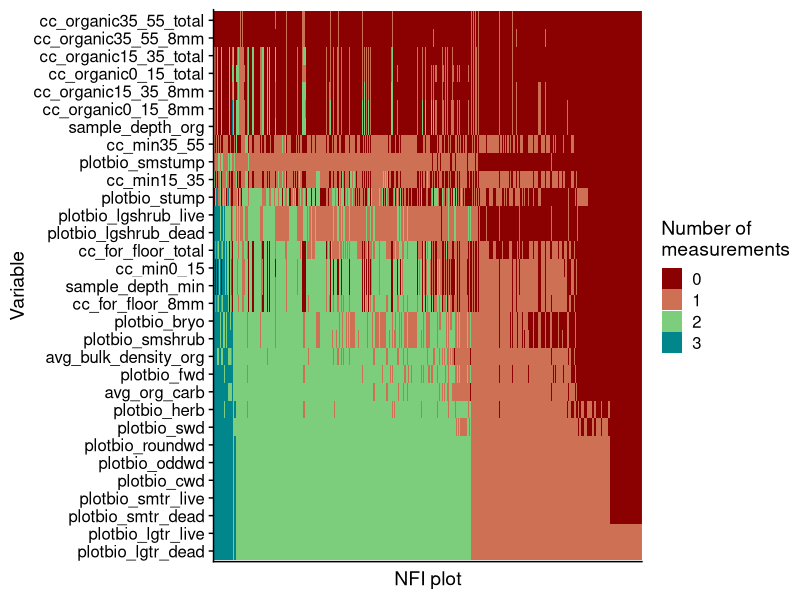
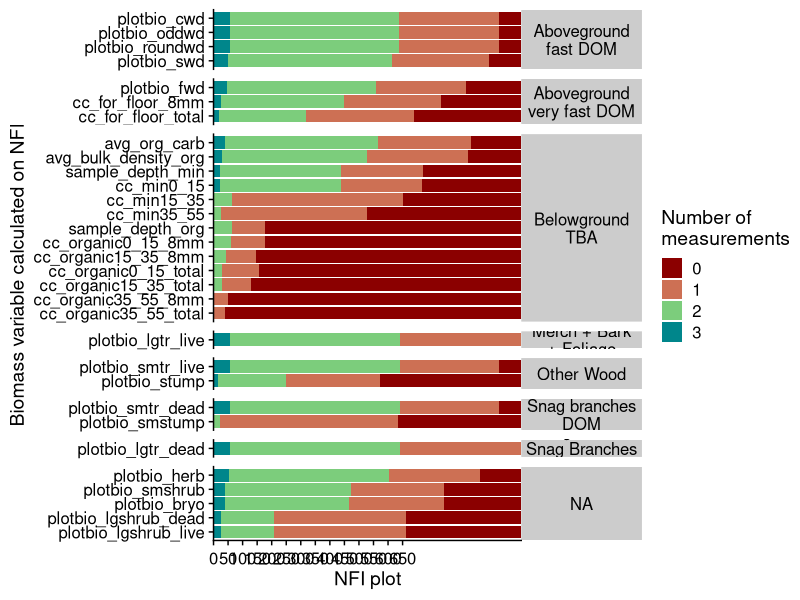

R code for these plots, in order:
library(tidyverse)
library(cowplot)

data <- read_csv("00_data/all_gp_site_info.csv")

# Only plots that had more than 1 measurement over time.
remes_ids <- data %>% filter(meas_num %in% 1:2) %>% select(nfi_plot) %>% as.matrix
data_filt <- data %>% filter(nfi_plot %in% remes_ids)
data_filt$loc_id %>% table # loc_id 0 are sites with no location change. So, no sites with location change


# Removing volume columns
data2 <- data %>% 
  select(nfi_plot:land_pos, veg_type:ec_district, grossvol_mai,
         contains("plotbio"), contains("cc"), contains("sample_depth"), contains("avg_")) %>% 
  filter(rowSums(is.na(across(grossvol_mai:ncol(.)))) != length(across(grossvol_mai:ncol(.))))

# Check
setdiff(names(data), names(data2))
# aggregate variables following IPCC Good Practice Guidance and CBM3 standards
# CBM-CFS3: A model of carbon-dynamics in forestry and land-use change implementing 
# IPCC standards - doi:10.1016/j.ecolmodel.2008.10.018
var_class <- tibble(VARIABLE = names(data2),
                    VARIABLE_GPG = c(rep("ID", 4),
                                     rep("META", 12),
                                     rep("GROUPING", 8),
                                     "NOTES",
                                     rep("GROUPING", 2),
                                     "VOL",
                                     rep("DW", 2),# Stump and small stumps
                                     "AGB", "DW", # Tree
                                     "AGB", "DW", # Small Tree
                                     "AGB", "DW", # Large Shrub
                                     "AGB", "AGB", "AGB", # Small shrub to bryo
                                     "Litter", "Litter", # Fine and small wood debris
                                     "DW", "DW", "DW", # coarse, round and odd wood debris
                                     "Litter", "Litter",
                                     rep("Soil TBA", 13)
                    ),
                    VARIABLE_CBM = c(rep("ID", 4),
                                     rep("META", 12),
                                     rep("GROUPING", 8),
                                     "NOTES",
                                     rep("GROUPING", 2),
                                     "VOL",
                                     "Other Wood", "Snag branches DOM", 
                                     "Merch + Bark + Foliage", "Snag Stem + Snag Branches DOM",
                                     "Other Wood", "Snag branches DOM",
                                     NA, NA,
                                     NA, NA, NA,
                                     "Aboveground very fast DOM", "Aboveground fast DOM",
                                     "Aboveground fast DOM", "Aboveground fast DOM", "Aboveground fast DOM",
                                     "Aboveground very fast DOM", "Aboveground very fast DOM",
                                     rep("Belowground TBA", 13)
                    )
)

# and check completeness
# Individual sites

check_miss <- data2 %>% 
  filter(loc_id == 0) %>% # Excluding sites that changed locations.
  select(nfi_plot, meas_num, plotbio_stump:ncol(.)) %>% 
  pivot_longer(names_to = "VARIABLE", values_to = "VALUE", plotbio_stump:ncol(.)) %>% 
  pivot_wider(names_from = "meas_num", values_from = "VALUE") %>% 
  mutate(N_MEAS = rowSums(!is.na(across(`0`:`2`)))) %>% 
  left_join(var_class)

var_order <- check_miss %>% group_by(VARIABLE) %>% summarise(N_MEAS = sum(N_MEAS)) %>% arrange(-N_MEAS) %>% .$VARIABLE
nfi_order <- check_miss %>% group_by(nfi_plot) %>% summarise(N_MEAS = sum(N_MEAS)) %>% arrange(-N_MEAS) %>% .$nfi_plot

check_miss <- check_miss %>%
  mutate(VARIABLE = factor(VARIABLE, levels = var_order),
         nfi_plot = factor(nfi_plot, levels = nfi_order))

ggplot(check_miss) +
  geom_tile(aes(VARIABLE, factor(nfi_plot), fill = factor(N_MEAS))) +
  scale_fill_manual(values = c("red4", "salmon3", "palegreen3", "turquoise4")) +
  theme_half_open() +
  theme(axis.text.x = element_blank(),
        axis.text.y = element_text(angle = 0, vjust = 0.5, hjust = 1),
        axis.ticks.x = element_blank(),
        strip.text.y = element_text(angle = 0)) + 
  labs(x = "Variable", y = "NFI plot", fill = "Number of \nmeasurements") +
  coord_flip()

smry_miss <- check_miss %>% group_by(VARIABLE, VARIABLE_CBM, VARIABLE_GPG) %>% count(N_MEAS) %>% 
  mutate(N_MEAS = factor(N_MEAS, levels = 0:3),
         VARIABLE = factor(VARIABLE, levels = rev(var_order)))

ggplot(smry_miss) +
  geom_col(aes(VARIABLE, n, fill = N_MEAS)) +
  scale_fill_manual(values = c("red4", "salmon3", "palegreen3", "turquoise4")) +
  scale_y_continuous(expand = c(0,0), breaks = seq(0, 650, by = 50)) +
  facet_grid(VARIABLE_CBM~., scales = "free", space = "free", labeller = as_labeller(label_wrap_gen(14))) +
  coord_flip() +
  theme_half_open() +
  theme(axis.text.x = element_text(angle = 00, vjust = 0.5, hjust = 0.5),
        strip.text.y = element_text(angle = 0)) +
  labs(x = "Biomass variable calculated on NFI", y = "NFI plot", fill = "Number of \nmeasurements")

# Which variables to keep? and which plots to keep.